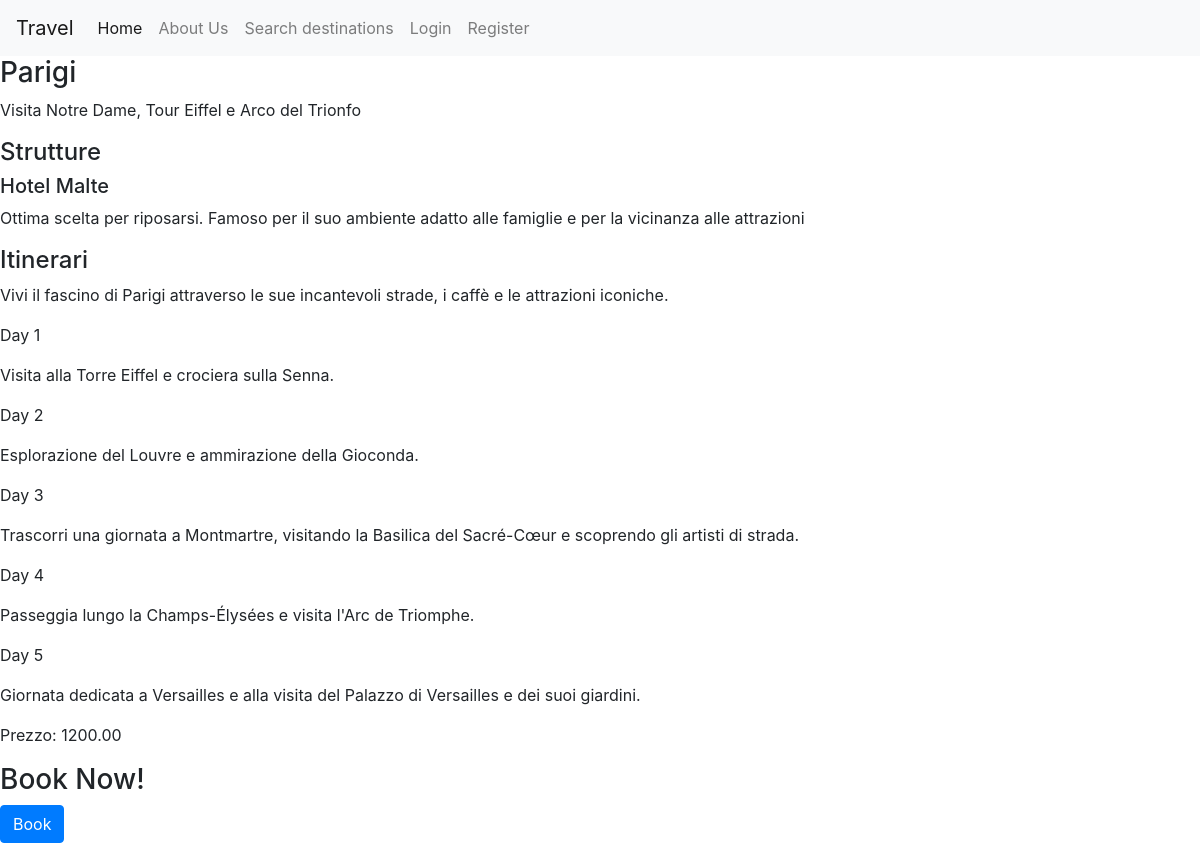
Page /destinations/Parigi on the committed database.
### travel/models.py (models this page shows, shortened)
class Destinazione(models.Model):
    destinazione_id = models.PositiveIntegerField(primary_key=True)
    nome = models.CharField(max_length=100)
    descrizione = models.TextField()
    paese = models.CharField(max_length=100)

class Struttura(models.Model):
    destinazione = models.ForeignKey(Destinazione, on_delete=models.CASCADE)
    nome = models.CharField(max_length=100)
    descrizione = models.TextField()
    indirizzo = models.CharField(max_length=200)
    telefono = models.CharField(max_length=20)

class Itinerario(models.Model):
    destinazione = models.ForeignKey(Destinazione, on_delete=models.CASCADE)
    titolo = models.CharField(max_length=100)
    descrizione = models.TextField()
    prezzo = models.DecimalField(max_digits=6, decimal_places=2, null=True)
    day1 = models.CharField(max_length=200, blank=True, null=True)
    day2 = models.CharField(max_length=200, blank=True, null=True)
    day3 = models.CharField(max_length=200, blank=True, null=True)
    day4 = models.CharField(max_length=200, blank=True, null=True)
    day5 = models.CharField(max_length=200, blank=True, null=True)
    day6 = models.CharField(max_length=200, blank=True, null=True)
    day7 = models.CharField(max_length=200, blank=True, null=True)

### travel/views.py (the view)
# urls.py: path('destinations/<str:nome>', views.destination_details, name='destination'),
def destination_details(request, nome):
    destinazione = Destinazione.objects.get(nome=nome)
    strutture = Struttura.objects.filter(destinazione=destinazione)
    itinerari = Itinerario.objects.filter(destinazione=destinazione)
    context = {
        "destinazione": destinazione,
        "strutture": strutture,
        "itinerari": itinerari,
    }
    return render(request, "travel/destination_details.html", context)

### template/travel/destination_details.html (shortened to what this page needs)
{% extends 'travel/base.html' %}
{% block content %}
    <h3>{{ destinazione.nome }}</h3>
    <p>{{ destinazione.descrizione }}</p>
    <h4>Strutture</h4>
    {% for struttura in strutture %}
        <div class="struttura">
            <h5>{{ struttura.nome }}</h5>
            <p>{{ struttura.descrizione}}</p>
        </div>
    {% endfor %}
    <h4>Itinerari</h4>
    {% for itinerario in itinerari %}
        <div class="itinerario">
            <p>{{ itinerario.descrizione}}</p>
            <p>Day 1</p>
            <p>{{ itinerario.day1 }}</p>
            {% if itinerario.day2 is not None %}
            <p>Day 2</p>
            <p>{{ itinerario.day2 }}</p>
            {% endif %}
            {% if itinerario.day3 is not None %}
            <p>Day 3</p>
            <p>{{ itinerario.day3 }}</p>
            {% endif %}
            {% if itinerario.day4 is not None %}
            <p>Day 4</p>
            <p>{{ itinerario.day4 }}</p>
            {% endif %}
            {% if itinerario.day5 is not None %}
                <p>Day 5</p>
                <p>{{ itinerario.day5 }}</p>
            {% endif %}
            <p>Prezzo: {{ itinerario.prezzo }}</p>
        </div>
    {% endfor %}
    <h3>Book Now!</h3>
    <form action="{% url 'add_prenotation' destinazione.nome %}" method="get">
        <button class="btn btn-primary" type="submit">Book</button>
    </form>
{% endblock %}

### rows in the picture
Destinazione: nome "Parigi", descrizione "Visita Notre Dame, Tour Eiffel e Arco del Trionfo"
Struttura: nome "Hotel Malte", descrizione "Ottima scelta per riposarsi. Famoso per il suo ambiente adatto alle famiglie e per la vicinanza alle attrazioni"
Itinerario: descrizione "Vivi il fascino di Parigi attraverso le sue incantevoli strade, i caffè e le attrazioni iconiche.", day1 "Visita alla Torre Eiffel e crociera sulla Senna.", day2 "Esplorazione del Louvre e ammirazione della Gioconda.", day3 "Trascorri una giornata a Montmartre, visitando la Basilica del Sacré-Cœur e scoprendo gli artisti di strada.", day4 "Passeggia lungo la Champs-Élysées e visita l'Arc de Triomphe.", day5 "Giornata dedicata a Versailles e alla visita del Palazzo di Versailles e dei suoi giardini.", prezzo "1200.00"
